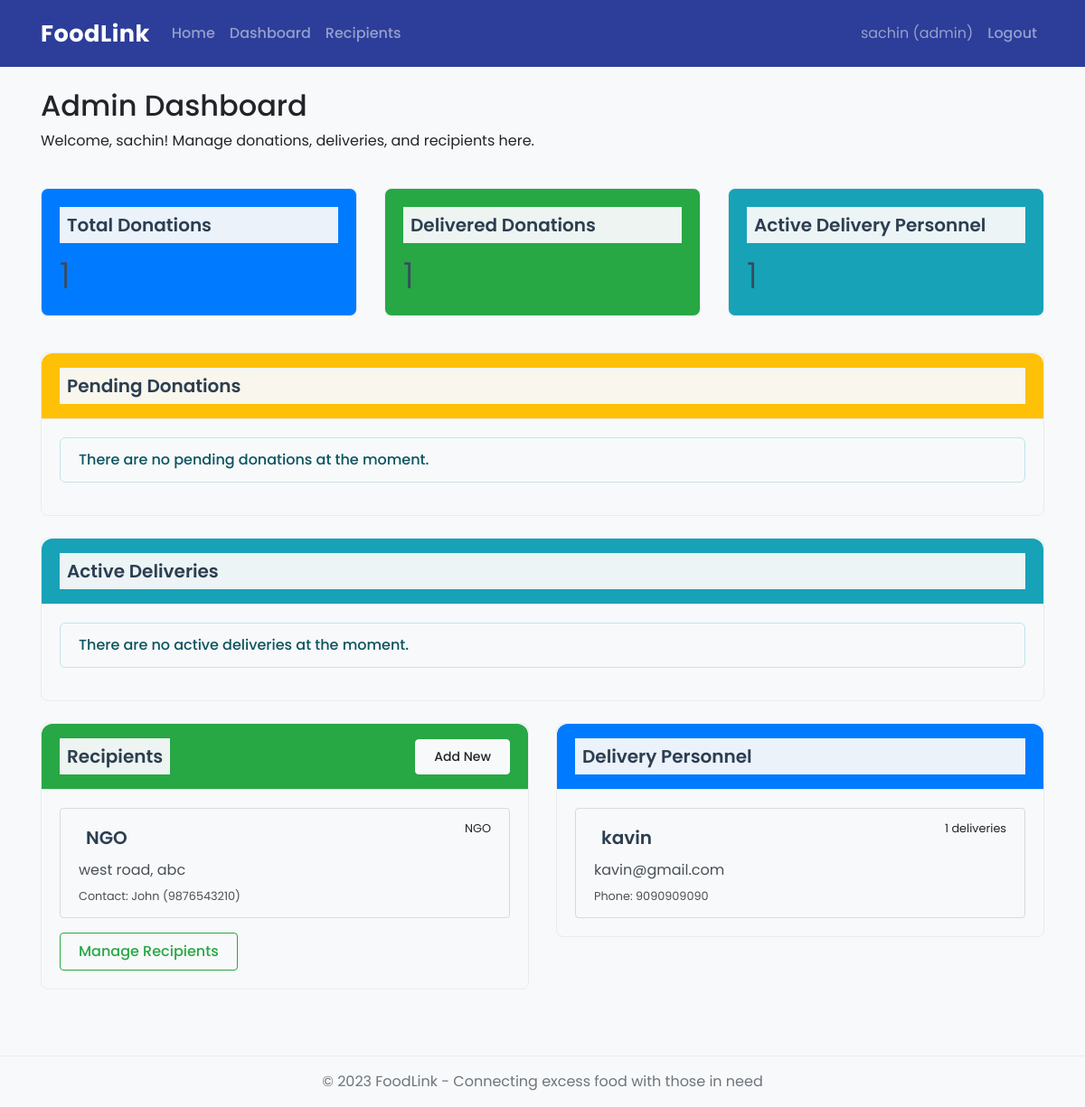
The app's page /admin/dashboard (signed in) with its own data.
### models.py (models this page shows, shortened)
class User(UserMixin, db.Model):
    id = db.Column(db.Integer, primary_key=True)
    username = db.Column(db.String(64), unique=True, index=True)
    email = db.Column(db.String(120), unique=True, index=True)
    password_hash = db.Column(db.String(128))
    user_type = db.Column(db.String(20))  # 'donor', 'delivery', 'admin'
    phone = db.Column(db.String(20))
    address = db.Column(db.String(200))
    created_at = db.Column(db.DateTime, default=datetime.utcnow)
    donations = db.relationship('Donation', backref='donor', lazy='dynamic', foreign_keys='Donation.donor_id')
    deliveries = db.relationship('Delivery', backref='delivery_person', lazy='dynamic', foreign_keys='Delivery.delivery_person_id')

class Recipient(db.Model):
    id = db.Column(db.Integer, primary_key=True)
    name = db.Column(db.String(100))
    contact_person = db.Column(db.String(100))
    phone = db.Column(db.String(20))
    address = db.Column(db.String(200))
    recipient_type = db.Column(db.String(50))  # e.g., 'NGO', 'Old Age Home', etc.
    created_at = db.Column(db.DateTime, default=datetime.utcnow)
    deliveries = db.relationship('Delivery', backref='recipient', lazy='dynamic')

### routes.py (the view)
    @app.route('/admin/dashboard')
    @login_required
    def admin_dashboard():
        if current_user.user_type != 'admin':
            flash('Access denied')
            return redirect(url_for('dashboard'))
        pending_donations = Donation.query.filter_by(status='pending').order_by(Donation.created_at).all()
        active_deliveries = Delivery.query.filter(Delivery.status != 'delivered').order_by(Delivery.created_at).all()
        delivery_persons = User.query.filter_by(user_type='delivery').all()
        recipients = Recipient.query.all()
        total_donations = Donation.query.count()
        delivered_donations = Donation.query.filter_by(status='delivered').count()
        active_delivery_persons = User.query.filter_by(user_type='delivery').count()
        return render_template('admin/dashboard.html', title='Admin Dashboard',
                              pending_donations=pending_donations,
                              active_deliveries=active_deliveries,
                              delivery_persons=delivery_persons,
                              recipients=recipients,
                              total_donations=total_donations,
                              delivered_donations=delivered_donations,
                              active_delivery_persons=active_delivery_persons)

### app.py (called while the page is built)
@login_manager.user_loader
def load_user(user_id):
    return User.query.get(int(user_id))

### templates/admin/dashboard.html (shortened to what this page needs)
{% extends "base.html" %}
{% block content %}
<div class="row mb-4">
    <div class="col-md-12">
        <h2>Admin Dashboard</h2>
        <p>Welcome, {{ current_user.username }}! Manage donations, deliveries, and recipients here.</p>
    </div>
</div>
<div class="row mb-4">
    <div class="col-md-4">
        <div class="card text-white bg-primary mb-3">
            <div class="card-body">
                <h5 class="card-title">Total Donations</h5>
                <p class="card-text display-4">{{ total_donations }}</p>
            </div>
        </div>
    </div>
    <div class="col-md-4">
        <div class="card text-white bg-success mb-3">
            <div class="card-body">
                <h5 class="card-title">Delivered Donations</h5>
                <p class="card-text display-4">{{ delivered_donations }}</p>
            </div>
        </div>
    </div>
    <div class="col-md-4">
        <div class="card text-white bg-info mb-3">
            <div class="card-body">
                <h5 class="card-title">Active Delivery Personnel</h5>
                <p class="card-text display-4">{{ active_delivery_persons }}</p>
            </div>
        </div>
    </div>
</div>
<div class="card mb-4">
    <div class="card-header bg-warning text-white">
        <h5 class="mb-0">Pending Donations</h5>
    </div>
    <div class="card-body">
        {% if pending_donations %}
            <div class="table-responsive">
                <table class="table table-hover">
                    <thead>
                        <tr>
                            <th>ID</th>
                            <th>Donor</th>
                            <th>Food Type</th>
                            <th>Quantity</th>
                            <th>Pickup Location</th>
                            <th>Date</th>
                            <th>Actions</th>
                        </tr>
                    </thead>
                    <tbody>
                        {% for donation in pending_donations %}
                            <tr>
                                <td>{{ donation.id }}</td>
                                <td>{{ donation.donor.username }}</td>
                                <td>{{ donation.food_type }}</td>
                                <td>{{ donation.quantity }}</td>
                                <td>{{ donation.pickup_location }}</td>
                                <td>{{ donation.created_at.strftime('%Y-%m-%d %H:%M') }}</td>
                                <td>
                                    <a href="{{ url_for('assign_delivery', donation_id=donation.id) }}" class="btn btn-sm btn-primary">Assign</a>
                                    <a href="{{ url_for('view_donation', id=donation.id) }}" class="btn btn-sm btn-outline-secondary">View</a>
                                </td>
                            </tr>
                        {% endfor %}
                    </tbody>
                </table>
            </div>
        {% else %}
            <div class="alert alert-info">
                There are no pending donations at the moment.
            </div>
        {% endif %}
    </div>
</div>
<div class="card mb-4">
    <div class="card-header bg-info text-white">
        <h5 class="mb-0">Active Deliveries</h5>
    </div>
    <div class="card-body">
        {% if active_deliveries %}
            <div class="table-responsive">
                <table class="table table-hover">
                    <thead>
                        <tr>
                            <th>ID</th>
                            <th>Delivery Person</th>
                            <th>Food Type</th>
                            <th>Recipient</th>
                            <th>Status</th>
                            <th>Date Assigned</th>
                            <th>Actions</th>
                        </tr>
                    </thead>
                    <tbody>
                        {% for delivery in active_deliveries %}
                            <tr>
                                <td>{{ delivery.id }}</td>
                                <td>{{ delivery.delivery_person.username }}</td>
                                <td>{{ delivery.donation.food_type }}</td>
                                <td>{{ delivery.recipient.name }}</td>
                                <td>
                                    {% if delivery.status == 'assigned' %}
                                        <span class="badge badge-info">Assigned</span>
                                    {% elif delivery.status == 'on_the_way' %}
                                        <span class="badge badge-primary">On the way</span>
                                    {% elif delivery.status == 'picked_up' %}
                                        <span class="badge badge-primary">Picked up</span>
                                    {% endif %}
                                </td>
                                <td>{{ delivery.created_at.strftime('%Y-%m-%d %H:%M') }}</td>
                                <td>
                                    <a href="{{ url_for('view_donation', id=delivery.donation.id) }}" class="btn btn-sm btn-outline-secondary">View</a>
                                </td>
                            </tr>
                        {% endfor %}
                    </tbody>
                </table>
            </div>
        {% else %}
            <div class="alert alert-info">
                There are no active deliveries at the moment.
            </div>
        {% endif %}
    </div>
</div>
<div class="row">
    <div class="col-md-6">
        <div class="card">
            <div class="card-header bg-success text-white d-flex justify-content-between align-items-center">
                <h5 class="mb-0">Recipients</h5>
                <a href="{{ url_for('add_recipient') }}" class="btn btn-sm btn-light">Add New</a>
            </div>
            <div class="card-body">
                {% if recipients %}
                    <div class="list-group">
                        {% for recipient in recipients %}
                            <div class="list-group-item list-group-item-action">
                                <div class="d-flex w-100 justify-content-between">
                                    <h5 class="mb-1">{{ recipient.name }}</h5>
                                    <small>{{ recipient.recipient_type }}</small>
                                </div>
                                <p class="mb-1">{{ recipient.address }}</p>
                                <small>Contact: {{ recipient.contact_person }} ({{ recipient.phone }})</small>
                            </div>
                        {% endfor %}
                    </div>
                {% else %}
                    <div class="alert alert-info">
                        No recipients have been added yet.
                    </div>
                {% endif %}
                <div class="mt-3">
                    <a href="{{ url_for('list_recipients') }}" class="btn btn-outline-success">Manage Recipients</a>
                </div>
            </div>
        </div>
    </div>
    <div class="col-md-6">
        <div class="card">
            <div class="card-header bg-primary text-white">
                <h5 class="mb-0">Delivery Personnel</h5>
            </div>
            <div class="card-body">
                {% if delivery_persons %}
                    <div class="list-group">
                        {% for person in delivery_persons %}
                            <div class="list-group-item list-group-item-action">
                                <div class="d-flex w-100 justify-content-between">
                                    <h5 class="mb-1">{{ person.username }}</h5>
                                    <small>{{ person.deliveries.count() }} deliveries</small>
                                </div>
                                <p class="mb-1">{{ person.email }}</p>
                                <small>Phone: {{ person.phone }}</small>
                            </div>
                        {% endfor %}
                    </div>
                {% else %}
                    <div class="alert alert-info">
                        No delivery personnel have registered yet.
                    </div>
                {% endif %}
            </div>
        </div>
    </div>
</div>
{% endblock %}

### templates/base.html (shortened to what this page needs)
<!DOCTYPE html>
<html lang="en">
<head>
    <link rel="stylesheet" href="https://cdn.jsdelivr.net/npm/bootstrap@4.6.0/dist/css/bootstrap.min.css">
    <link rel="stylesheet" href="https://cdnjs.cloudflare.com/ajax/libs/animate.css/4.1.1/animate.min.css">
    <link rel="stylesheet" href="https://unpkg.com/aos@next/dist/aos.css" />
    <link rel="stylesheet" href="{{ url_for('static', filename='css/style.css') }}">
</head>
<body>
    <nav class="navbar navbar-expand-lg navbar-dark bg-primary">
        <div class="container">
            <a class="navbar-brand" href="{{ url_for('index') }}">FoodLink</a>
            <div class="collapse navbar-collapse" id="navbarNav">
                <ul class="navbar-nav mr-auto">
                    <li class="nav-item">
                        <a class="nav-link" href="{{ url_for('index') }}">Home</a>
                    </li>
                    {% if current_user.is_authenticated %}
                        <li class="nav-item">
                            <a class="nav-link" href="{{ url_for('dashboard') }}">Dashboard</a>
                        </li>
                        {% if current_user.user_type == 'donor' %}
                            <li class="nav-item">
                                <a class="nav-link" href="{{ url_for('add_donation') }}">Add Donation</a>
                            </li>
                        {% elif current_user.user_type == 'admin' %}
                            <li class="nav-item">
                                <a class="nav-link" href="{{ url_for('list_recipients') }}">Recipients</a>
                            </li>
                        {% endif %}
                    {% endif %}
                </ul>
                <ul class="navbar-nav">
                    {% if current_user.is_authenticated %}
                        <li class="nav-item">
                            <span class="nav-link">{{ current_user.username }} ({{ current_user.user_type }})</span>
                        </li>
                        <li class="nav-item">
                            <a class="nav-link" href="{{ url_for('logout') }}">Logout</a>
                        </li>
                    {% endif %}
                </ul>
            </div>
        </div>
    </nav>
    <div class="container mt-4">
        {% block content %}{% endblock %}
    </div>
    <footer class="footer mt-5 py-3 bg-light">
        <div class="container text-center">
            <span class="text-muted">© 2023 FoodLink - Connecting excess food with those in need</span>
        </div>
    </footer>
</body>
</html>

### static/css/style.css (style rules this page uses)
body { font-family: 'Poppins', sans-serif; background-color: #f8f9fa; color: #212529; }
div { color: #212529; background-color: rgba(255, 255, 255, 0.9); }
h5 { color: #2c3e50; font-weight: 600; margin-bottom: 1rem; background-color: rgba(248, 249, 250, 0.95); padding: 0.5rem; }
a { color: #0056b3; font-weight: 500; text-decoration: none; transition: color 0.3s ease; }
span { color: #212529; background-color: rgba(255, 255, 255, 0.9); }
.navbar { box-shadow: 0 4px 12px rgba(0, 0, 0, 0.1); background: linear-gradient(135deg, #4a6bff 0%, #2c3e99 100%) !important; padding: 0.8rem 1rem; transition: all 0.3s ease; }
.navbar-brand { font-weight: 700; font-size: 1.6rem; color: #ffffff !important; letter-spacing: 0.5px; position: relative; }
.navbar-brand::after { content: ''; position: absolute; bottom: -3px; left: 0; width: 0; height: 2px; background-color: #ffffff; transition: width 0.3s ease; }
.card { border-radius: 12px; box-shadow: 0 8px 20px rgba(0, 0, 0, 0.05); margin-bottom: 25px; border: none; overflow: hidden; transition: transform 0.3s ease, box-shadow 0.3s ease; background-color: #ffffff; }
.card-body { background-color: #ffffff; }
.card-title { color: #2c3e50; font-weight: 600; }
.card-text { color: #3a4a5c; }
.card-header { border-radius: 12px 12px 0 0 !important; font-weight: 600; padding: 1rem 1.25rem; background: linear-gradient(135deg, #f8f9fa 0%, #e9ecef 100%); border-bottom: none; }
.btn { border-radius: 6px; font-weight: 500; padding: 0.5rem 1.25rem; transition: all 0.3s ease; position: relative; overflow: hidden; z-index: 1; }
.btn::before { content: ''; position: absolute; top: 0; left: 0; width: 0%; height: 100%; background-color: rgba(255, 255, 255, 0.2); transition: width 0.3s ease; z-index: -1; }
.footer { border-top: 1px solid #e9ecef; margin-top: 2rem; padding: 1.5rem 0; }
.alert { border-radius: 8px; font-weight: 500; background-color: #ffffff; }
.alert-info { background-color: #e3f2fd; border-color: #bee5eb; color: #0c5460; }
.card .display-4 { font-size: 2.5rem; font-weight: 300; }
.card .card-body { transition: all 0.3s ease; }
* { animation: none !important; transition: none !important; }
body { background-color: #f8f9fa; color: #212529; }
div { background: transparent !important; }
span { background: transparent !important; color: inherit; }
a { color: #0056b3; text-decoration: none; }
.navbar { background: #2c3e99 !important; box-shadow: none; padding: 0.8rem 1rem; }
.card { border: 1px solid #e9ecef; border-radius: 8px; box-shadow: none; transform: none; background-color: #ffffff; }
.card-header { background: #f8f9fa; border-bottom: 1px solid #e9ecef; }
.btn { border-radius: 4px; box-shadow: none; }
.btn::before { content: none !important; }
.alert { border-radius: 6px; background-color: #ffffff; }
.card .card-body { transform: none; }

### records on screen
User: username "sachin", user_type "admin"
Recipient: name "NGO", recipient_type "NGO", address "west road, abc", contact_person "John", phone "9876543210"
User: username "kavin", deliveries.count "1", email "kavin@gmail.com", phone "9090909090"

### other values on screen
{{ total_donations }} "1"
{{ delivered_donations }} "1"
{{ active_delivery_persons }} "1"
